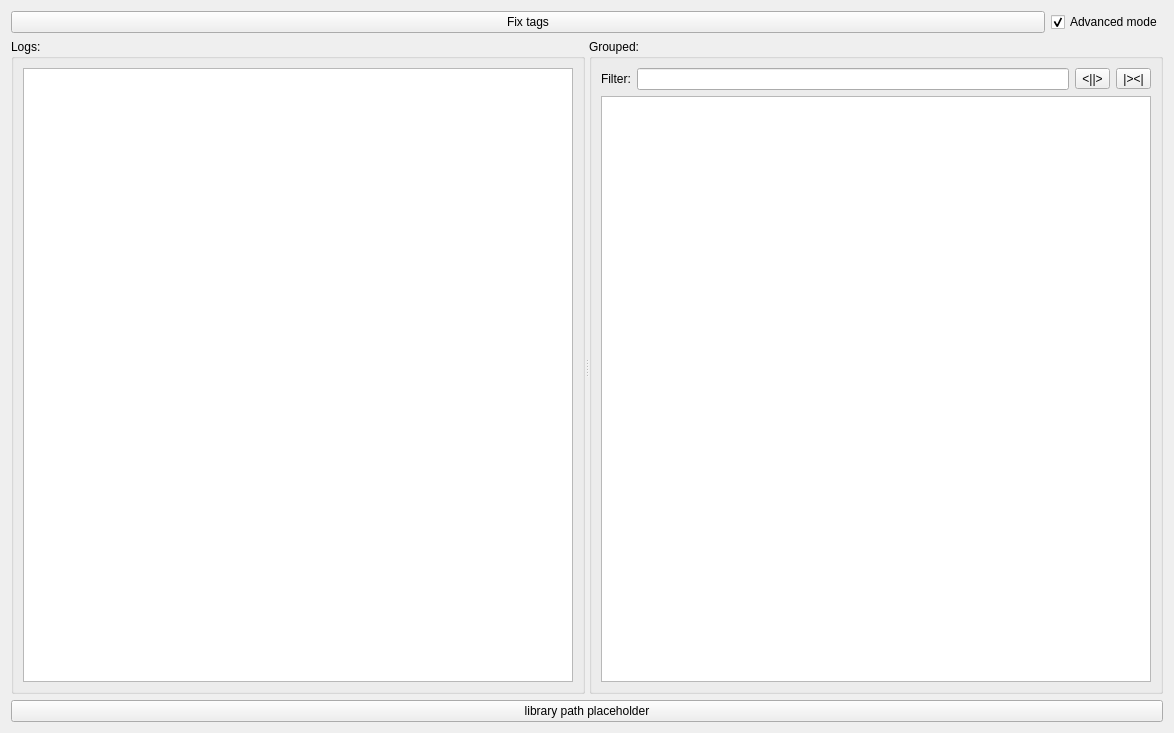
<?xml version="1.0" encoding="UTF-8"?>
<ui version="4.0">
 <class>TagSpaceFixWidget</class>
 <widget class="QWidget" name="TagSpaceFixWidget">
  <property name="geometry">
   <rect>
    <x>0</x>
    <y>0</y>
    <width>1174</width>
    <height>733</height>
   </rect>
  </property>
  <property name="windowTitle">
   <string>Tag space tool</string>
  </property>
  <property name="windowIcon">
   <iconset resource="../resources.qrc">
       <normaloff>:/icons/icons/main.jpg</normaloff>:/icons/icons/main.jpg
   </iconset>
  </property>
  <layout class="QVBoxLayout" name="verticalLayout_3">
   <item>
    <layout class="QHBoxLayout" name="horizontalLayout">
     <item>
      <widget class="QPushButton" name="fixButton">
       <property name="text">
        <string>Fix tags</string>
       </property>
      </widget>
     </item>
     <item>
      <widget class="QCheckBox" name="advancedMode">
       <property name="sizePolicy">
        <sizepolicy hsizetype="Maximum" vsizetype="Fixed">
         <horstretch>0</horstretch>
         <verstretch>0</verstretch>
        </sizepolicy>
       </property>
       <property name="text">
        <string>Advanced mode</string>
       </property>
       <property name="checked">
        <bool>true</bool>
       </property>
       <property name="tristate">
        <bool>true</bool>
       </property>
      </widget>
     </item>
    </layout>
   </item>
   <item>
    <widget class="QSplitter" name="splitter">
     <property name="sizePolicy">
      <sizepolicy hsizetype="Expanding" vsizetype="Expanding">
       <horstretch>0</horstretch>
       <verstretch>0</verstretch>
      </sizepolicy>
     </property>
     <property name="orientation">
      <enum>Qt::Horizontal</enum>
     </property>
     <widget class="QGroupBox" name="groupTextEdit">
      <property name="title">
       <string>Logs:</string>
      </property>
      <layout class="QVBoxLayout" name="verticalLayout">
       <item>
        <widget class="QTextEdit" name="textEdit">
         <property name="sizePolicy">
          <sizepolicy hsizetype="Expanding" vsizetype="MinimumExpanding">
           <horstretch>0</horstretch>
           <verstretch>0</verstretch>
          </sizepolicy>
         </property>
         <property name="lineWrapMode">
          <enum>QTextEdit::NoWrap</enum>
         </property>
         <property name="readOnly">
          <bool>true</bool>
         </property>
        </widget>
       </item>
      </layout>
     </widget>
     <widget class="QGroupBox" name="groupTreeView">
      <property name="title">
       <string>Grouped:</string>
      </property>
      <layout class="QVBoxLayout" name="verticalLayout_2">
       <item>
        <layout class="QHBoxLayout" name="horizontalLayout_2">
         <item>
          <widget class="QLabel" name="label">
           <property name="text">
            <string>Filter:</string>
           </property>
          </widget>
         </item>
         <item>
          <widget class="QLineEdit" name="filterLine">
           <property name="clearButtonEnabled">
            <bool>true</bool>
           </property>
          </widget>
         </item>
         <item>
          <widget class="QToolButton" name="expandButton">
           <property name="text">
            <string>&lt;||&gt;</string>
           </property>
          </widget>
         </item>
         <item>
          <widget class="QToolButton" name="colapseButton">
           <property name="text">
            <string>|&gt;&lt;|</string>
           </property>
          </widget>
         </item>
        </layout>
       </item>
          <item>
              <widget class="QTreeView" name="treeView">
                  <attribute name="headerVisible">
                      <bool>false</bool>
                  </attribute>
              </widget>
          </item>
      </layout>
     </widget>
    </widget>
   </item>
      <item>
          <widget class="QPushButton" name="libraryPlaceholder">
              <property name="text">
                  <string>library path placeholder</string>
              </property>
          </widget>
      </item>
  </layout>
 </widget>
 <resources>
  <include location="../resources.qrc"/>
 </resources>
 <connections>
  <connection>
   <sender>expandButton</sender>
   <signal>clicked()</signal>
   <receiver>treeView</receiver>
   <slot>expandAll()</slot>
   <hints>
    <hint type="sourcelabel">
     <x>1084</x>
     <y>84</y>
    </hint>
    <hint type="destinationlabel">
     <x>1028</x>
     <y>202</y>
    </hint>
   </hints>
  </connection>
  <connection>
   <sender>colapseButton</sender>
   <signal>clicked()</signal>
   <receiver>treeView</receiver>
   <slot>collapseAll()</slot>
   <hints>
    <hint type="sourcelabel">
     <x>1126</x>
     <y>84</y>
    </hint>
    <hint type="destinationlabel">
     <x>1117</x>
     <y>156</y>
    </hint>
   </hints>
  </connection>
 </connections>
</ui>
